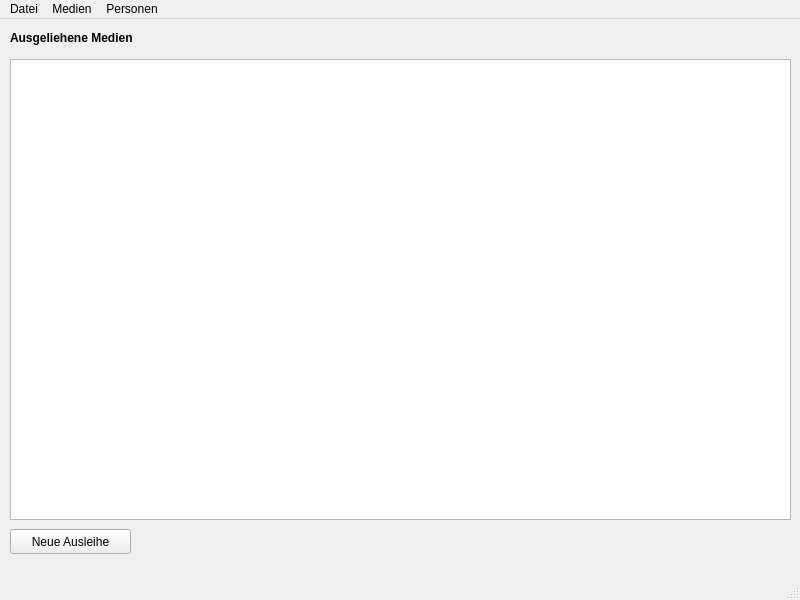
<?xml version="1.0" encoding="UTF-8"?>
<ui version="4.0">
 <class>MainWindow</class>
 <widget class="QMainWindow" name="MainWindow">
  <property name="geometry">
   <rect>
    <x>0</x>
    <y>0</y>
    <width>800</width>
    <height>600</height>
   </rect>
  </property>
  <property name="windowTitle">
   <string>Medienverleih</string>
  </property>
  <widget class="QWidget" name="centralwidget">
   <widget class="QLabel" name="label">
    <property name="geometry">
     <rect>
      <x>10</x>
      <y>10</y>
      <width>171</width>
      <height>17</height>
     </rect>
    </property>
    <property name="font">
     <font>
      <weight>75</weight>
      <bold>true</bold>
     </font>
    </property>
    <property name="text">
     <string>Ausgeliehene Medien</string>
    </property>
    <property name="alignment">
     <set>Qt::AlignLeading|Qt::AlignLeft|Qt::AlignVCenter</set>
    </property>
   </widget>
   <widget class="VerwalteDatenTabelle" name="ausleihTable">
    <property name="geometry">
     <rect>
      <x>10</x>
      <y>40</y>
      <width>781</width>
      <height>461</height>
     </rect>
    </property>
   </widget>
   <widget class="QPushButton" name="neueAusleihe">
    <property name="geometry">
     <rect>
      <x>10</x>
      <y>510</y>
      <width>121</width>
      <height>25</height>
     </rect>
    </property>
    <property name="text">
     <string>Neue Ausleihe</string>
    </property>
   </widget>
  </widget>
  <widget class="QMenuBar" name="menubar">
   <property name="geometry">
    <rect>
     <x>0</x>
     <y>0</y>
     <width>800</width>
     <height>22</height>
    </rect>
   </property>
   <widget class="QMenu" name="menuMedien">
    <property name="title">
     <string>Medien</string>
    </property>
    <addaction name="actionBuecher_verwalten"/>
    <addaction name="actionFilme_verwalten"/>
   </widget>
   <widget class="QMenu" name="menuPersonen">
    <property name="title">
     <string>Personen</string>
    </property>
    <addaction name="actionPersonen_verwalten"/>
   </widget>
   <widget class="QMenu" name="menuSpeichern">
    <property name="title">
     <string>Datei</string>
    </property>
    <addaction name="actionOeffnen"/>
    <addaction name="actionSpeichern"/>
   </widget>
   <addaction name="menuSpeichern"/>
   <addaction name="menuMedien"/>
   <addaction name="menuPersonen"/>
  </widget>
  <widget class="QStatusBar" name="statusbar"/>
  <action name="actionPersonen_verwalten">
   <property name="text">
    <string>Personen verwalten</string>
   </property>
  </action>
  <action name="actionBuecher_verwalten">
   <property name="text">
    <string>Bücher verwalten</string>
   </property>
  </action>
  <action name="actionFilme_verwalten">
   <property name="text">
    <string>Filme verwalten</string>
   </property>
  </action>
  <action name="actionSpeichern">
   <property name="text">
    <string>Speichern</string>
   </property>
  </action>
  <action name="actionOeffnen">
   <property name="text">
    <string>Öffnen</string>
   </property>
  </action>
 </widget>
 <customwidgets>
  <customwidget>
   <class>VerwalteDatenTabelle</class>
   <extends>QTableWidget</extends>
   <header location="global">verwalteDatenTabelle.h</header>
  </customwidget>
 </customwidgets>
 <resources/>
 <connections/>
</ui>
